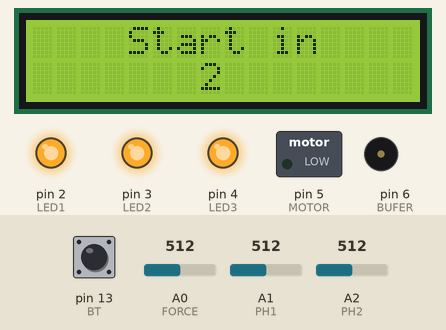
Bench run of a sketch on a simulated Arduino Uno, built with avr-gcc and run on an emulated ATmega328P. Parts: 16×2 character LCD, switched loads named in the sketch (green lamp = pin HIGH), output pins drawn as LEDs (lit = HIGH), buzzer (waves = sounding). The test bench sets the inputs (shaded band); at power-on: A1 (PH1) = 512, A2 (PH2) = 512, pin 13 (BT) HIGH, A0 (FORCE) = 512. Random numbers use the default seed unless the sketch sets one; what the sketch prints to the serial monitor is not drawn.

Above: at 1.2 s.
1.3 s: A1 (PH1) set to 524
At 13.6 s:
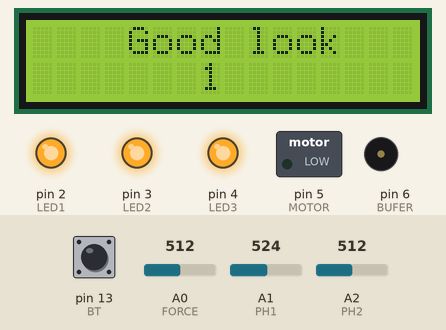
15.3 s: A1 (PH1) set to 548
22.1 s: A1 (PH1) set to 511
23.6 s: A2 (PH2) set to 524
At 25.5 s:
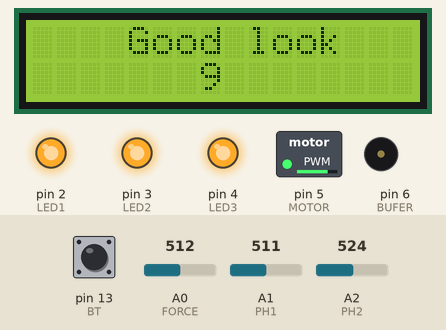
36.4 s: A2 (PH2) set to 543
At 56.03 s:
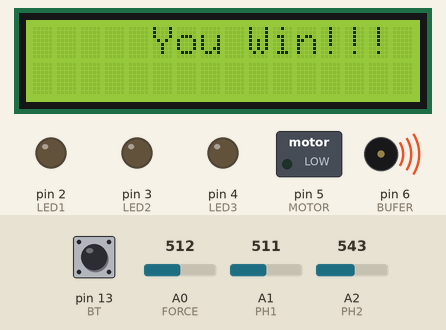
Timing chart, 0 to 57.6 s (numbered marks = the images above; inputs shaded):
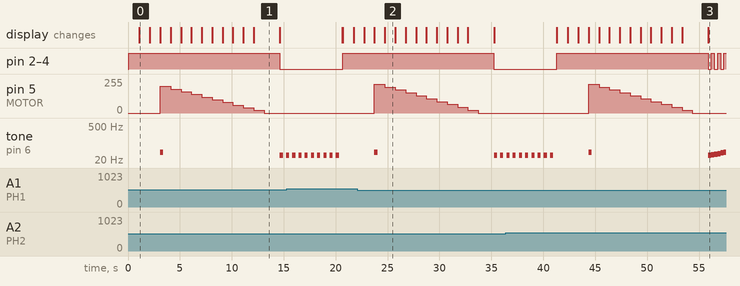

The sketch:

Houze_ve1_groupe27_CODE.ino
```cpp
//LEDS
#define LED1 2
#define LED2 3
#define LED3 4


//Motor
#define MOTOR 5

//Bufer
#define BUFER 6
int melody[] = {31, 33, 35, 37, 39, 41, 44, 46};
int toneDuration = 300;  //duration de chaque tone

//Tonos originales descomentar si quiere probarlos
//#include "pitches.h"
//int melody[] = {NOTE_C1, NOTE_D2, NOTE_E3, NOTE_F4, NOTE_G5, NOTE_A6, NOTE_B7, NOTE_C7};

//Screen
#include <LiquidCrystal.h>
LiquidCrystal lcd(7, 8, 9, 10, 11, 12);

//Button
#define BT 13

//Potentiometer
#define FORCE A0


//Photo resistors
#define PH1 A1 //gauche
#define PH2 A2 //droit

//valeurs des photoresistors
int vph1 = 0; //gauche
int vph2 = 0; //droit

int ambientLight = 0;
int maxLight = 0;

//rang
int rang = 20;


//control du moteur
int f = 200;
int f_ant = 0;

//temps de rotation en secondes
int tmpR = 10;


//donnes du jeu
int jeuxGagne = 0;
int jeuxJoues = 0;


//contreul du temps
unsigned long tm = 0;
unsigned long tm1 = 0;


//vrai si le jeu est en cours d'exécution
boolean initialize = false;


void setup() {

  //Init Components
  pinMode(LED1,OUTPUT);
  pinMode(LED2,OUTPUT);
  pinMode(LED3,OUTPUT);

  pinMode(MOTOR,OUTPUT);

  pinMode(BUFER,OUTPUT);

  pinMode(BT,INPUT);
  digitalWrite(BT, HIGH);

  lcd.begin(16, 2);
  Serial.begin(9600);


  //reset components
  analogWrite(MOTOR, 0);
  digitalWrite(BUFER, LOW);
  leds(0);
  tm1 = 0;

}

void loop() {

  //à attente du demarrage du jeu
  if(!initialize &&  digitalRead(BT) ){
    initialize = true;
    start();
    initialize = false;
  }


  //mise à jour de l'écran
  if(millis()  - tm1 > 200){
    tm1 = millis();
    f = map(analogRead(FORCE), 0, 1023, 180, 255);
    printData(false);

  }


}


/**
* Démarrage du jeu
*/
void start(){
 Serial.println("---------------- Start game-----------------");

 //réinitialiser les valuers des photorésistances
 rstLights();

 //nombre d'échantillons pour obtenir la lumière d'ambiante
 int ech = 3;

 lcd.clear();
 lcd.setCursor(0, 0);
 lcd.print("    Start in   ");

 leds(1);
 //obtenir la moyenne de la lumière ambiante
 for(int i = ech; i > 0; i--){
   lcd.setCursor(7, 1);
   lcd.print(i);
   ambientLight += calcAL();
   delay(1000);
 }
 ambientLight /= ech;

 lcd.clear();
 lcd.setCursor(0, 0);
 lcd.print("    Good look");

 tone(BUFER, melody[5], toneDuration);

 //Control
 Serial.print("Ambient light: ");
 Serial.println(ambientLight);


 rotate();

 leds(0);
 verify();

 jeuxJoues++;
 printData(true);

 //Control
 Serial.print("MAX Light: ");
 Serial.println(maxLight);
 Serial.println("-----------------------------\n");


}

/**
* Rotation du moteur.
*
*/
void rotate(){

  //pourcentage de rotation
  int prc = 0;
  int prcAnt = 0;

  //réduire la force linéairement
  int forceAct = 0;

  tm = millis();

  //réduction de la puissance du moteur et affichage du temps restant
  while(millis() - tm < (tmpR * 1000) ){

     prc = 10 - ((int)(millis() - tm)/1000);
     if( prc != prcAnt){
       lcdClearUpDown( 1, 7);
       lcd.print(prc);
       prcAnt = prc;
     }

     //réduction de la puissance
     forceAct = (int)(prc * f / 10);
     analogWrite(MOTOR,forceAct );

     //obtenir la valeur maximum de lumière
     maxLight = max(maxLight, calcML());

  }

  //arret du moteur
  analogWrite(MOTOR,0 );
  delay(1500);


}


/*
* Verifier le resultat du jeu
*/
void verify(){
  int vph1_temp = 0;
  int vph2_temp = 0;

  //nombre d'échantillons pour obtenir la les resultats
  int ech = 10;

  //obtenir la moyenne des photorésistances
  for(int i = 0; i<ech; i++){
    calcPH();
    vph1_temp += vph1;
    vph2_temp += vph2;
  }
  vph1_temp /= ech;
  vph2_temp /= ech;


  //Control
  controlLights(vph1_temp, vph2_temp, ambientLight, maxLight);


  if( (ambientLight + rang) >= maxLight )
    MauvaisReglageLumiereMax();
  else if ( (vph1_temp + rang) >= maxLight || (vph2_temp + rang) >= maxLight)
    gagner();
  else
    perdre();

  printData( true );
}

/**
* calculer les valeurs des photorésistances
**/
void calcPH(){
  vph1 = analogRead(PH1);
  vph2 = analogRead(PH2);
}


/**
* calculer la lumière ambiante
*/
int calcAL(){
  calcPH();
  int al= min(vph1, vph2);
  controlLights( vph1, vph2, al, maxLight );
  return al;
}

/**
* calculer la lumière maximale
*/
int calcML(){
  calcPH();
  return max(vph1, vph2);
}


/**
* réinitialiser les valeurs des photorésistances
*/
void rstLights(){
  ambientLight = 0;
  maxLight = 0;
}

/**
* imprimer les données du jeu sur lcd
*/
void printData( boolean ob){

  if( f != f_ant || ob){
    lcd.clear();
    lcd.setCursor(0, 0);

    //Force de rotation
    lcd.print("F: ");
    lcd.print(f);


    //jeux jouées
    lcd.print(" PJ: ");
    lcd.print(jeuxJoues);

    lcd.setCursor(0, 1);

    //jeux gagnés
    lcd.print("PG: ");
    lcd.print(jeuxGagne);

    f_ant = f;
  }


}

/**
* contrôle de la lumière obtenue par les photorésistances
*/
void controlLights( int phr1, int phr2, int al,int ml  ){

  //lumière obtenue par le photorésist gauche
  Serial.print("PHR_1: ");
  Serial.print(phr1);

  //lumière obtenue par le photorésist droite
  Serial.print("\tPHR_2: ");
  Serial.print(phr2);

  //lumière ambiante
  Serial.print("\tAmbient_Light: ");
  Serial.print(al);

  //lumière maximale
  Serial.print("\t Max_Light: ");
  Serial.println(ml);
}


/**
* contrôle des leds d'information
*/
void leds(int m){
  //jugar con los leds
  if(m == 0){
    digitalWrite(LED1, LOW);
    digitalWrite(LED2, LOW);
    digitalWrite(LED3, LOW);
  }
  else if(m == 1){
    digitalWrite(LED1, HIGH);
    digitalWrite(LED2, HIGH);
    digitalWrite(LED3, HIGH);
  }
  else{
  digitalWrite(LED1, random(0, 2));
  digitalWrite(LED2, random(0, 2));
  digitalWrite(LED3, random(0, 2));
  }
}


/**
* protocole exécuté quand une partie est gagnée
*/
void gagner(){

  jeuxGagne++;
  lcd.clear();
  lcd.setCursor(0, 0);
  lcd.print("     You Win!!!    ");

  Serial.println("     You Win!!!    ");

  for(int i = 0; i<2; i++){

    for (int thisNote = 0; thisNote < 8; thisNote++) {

      tone(BUFER, melody[thisNote], toneDuration);
      leds(thisNote % 2);
      delay(toneDuration);
    }

  }
   leds(0);
}

/**
* protocole exécuté quand une partie est perdue
*/
void perdre(){
  leds(0);
  lcd.clear();
  lcd.setCursor(0, 0);
  lcd.print("     You lost...    ");

  Serial.println("     You lost...    ");

    for (int thisNote = 7; thisNote >= 0; thisNote--) {
      tone(BUFER, melody[thisNote], toneDuration);
      delay(toneDuration);
    }

}


/**
* protocole exécuté lorsque la lumière maximale
* n'a pas pu être calculée correctement
*/

void MauvaisReglageLumiereMax(){
  leds(0);
  lcd.clear();
  lcd.setCursor(0, 0);
  lcd.print("Game failed");
  lcd.setCursor(0, 1);
  lcd.print("increase pw led");

  Serial.println("Game failed");
  Serial.println("increase pw led");

  for(int i =0; i<20; i++){
     if( i%2 == 0 )
       tone(BUFER, melody[0], toneDuration);
     delay(toneDuration);
  }

}


/**
* effacer une partie de l'écran LCD
*/
void lcdClearUpDown( boolean down, int pos){
  lcd.setCursor(0, down);
  lcd.print("                ");
  lcd.setCursor(pos, down);
}
```

Measured:
- the behaviour switches between 531 and 532 on A2 (PH2) (found by bisection; images 2 and 3)
- by itself, tone on pin 6 (BUFER): plays 31 Hz for 0.30 s, 31 Hz for 0.30 s, 31 Hz for 0.30 s, 31 Hz for 0.30 s, 31 Hz for 0.30 s, 31 Hz for 0.30 s … (15 notes in this stretch)
- what the display in image 1 shows lasts 2.5 s, from 12.1 s to 14.6 s
